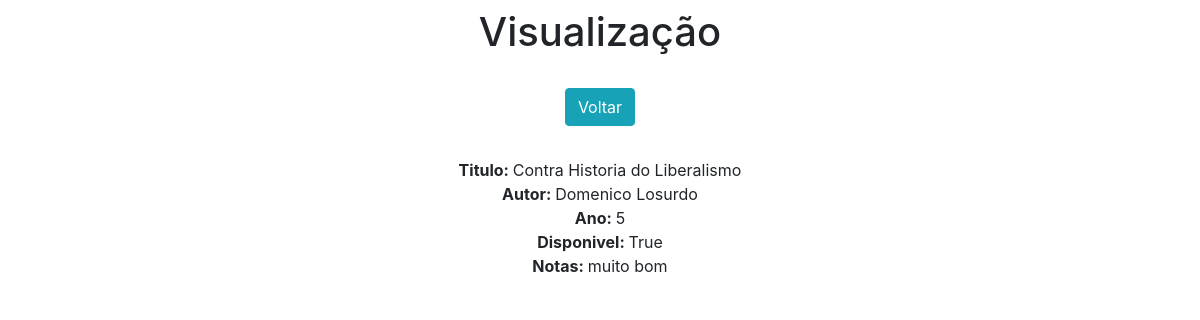
Screenshot of /view/1/ with the database file from the repository.
### app/models.py (models this page shows)
class Livros(models.Model):
    titulo = models.CharField(max_length=150)
    autor = models.CharField(max_length=100)
    ano = models.IntegerField(blank=True, null=True)
    disponivel = models.BooleanField(blank=True, null=True)
    notas = models.TextField(blank=True, null=True)

### app/views.py (the view)
# urls.py: path('view/<int:pk>/', view, name='view'),
def view(request, pk):
    data = {}
    data['db'] = Livros.objects.get(pk=pk)
    return render(request, 'view.html', data)

### app/templates/view.html (shortened to what this page needs)
<!doctype html>
<html lang="en">
<head>
    <link rel="stylesheet" href="https://stackpath.bootstrapcdn.com/bootstrap/4.4.1/css/bootstrap.min.css">
</head>
<body>
    <div class="col-8 m-auto pt-2 pb-2 text-center">
        <h1>Visualização</h1>
    </div>
    <div class="col-8 m-auto pt-3 pb-2 text-center">
        <a href="/" class="btn btn-info">Voltar</a>
    </div>
    <div class="col-8 m-auto pt-4 pb-2 text-center">
        <strong>Titulo: </strong>{{db.titulo}}<br>
        <strong>Autor: </strong>{{db.autor}}<br>
        <strong>Ano: </strong>{{db.ano}}<br>
        <strong>Disponivel: </strong>{{db.disponivel}}<br>
        <strong>Notas: </strong>{{db.notas}}<br>
    </div>
</body>
</html>

### rows the page displays
Livros: titulo "Contra Historia do Liberalismo", autor "Domenico Losurdo", ano "5", disponivel "True", notas "muito bom"
